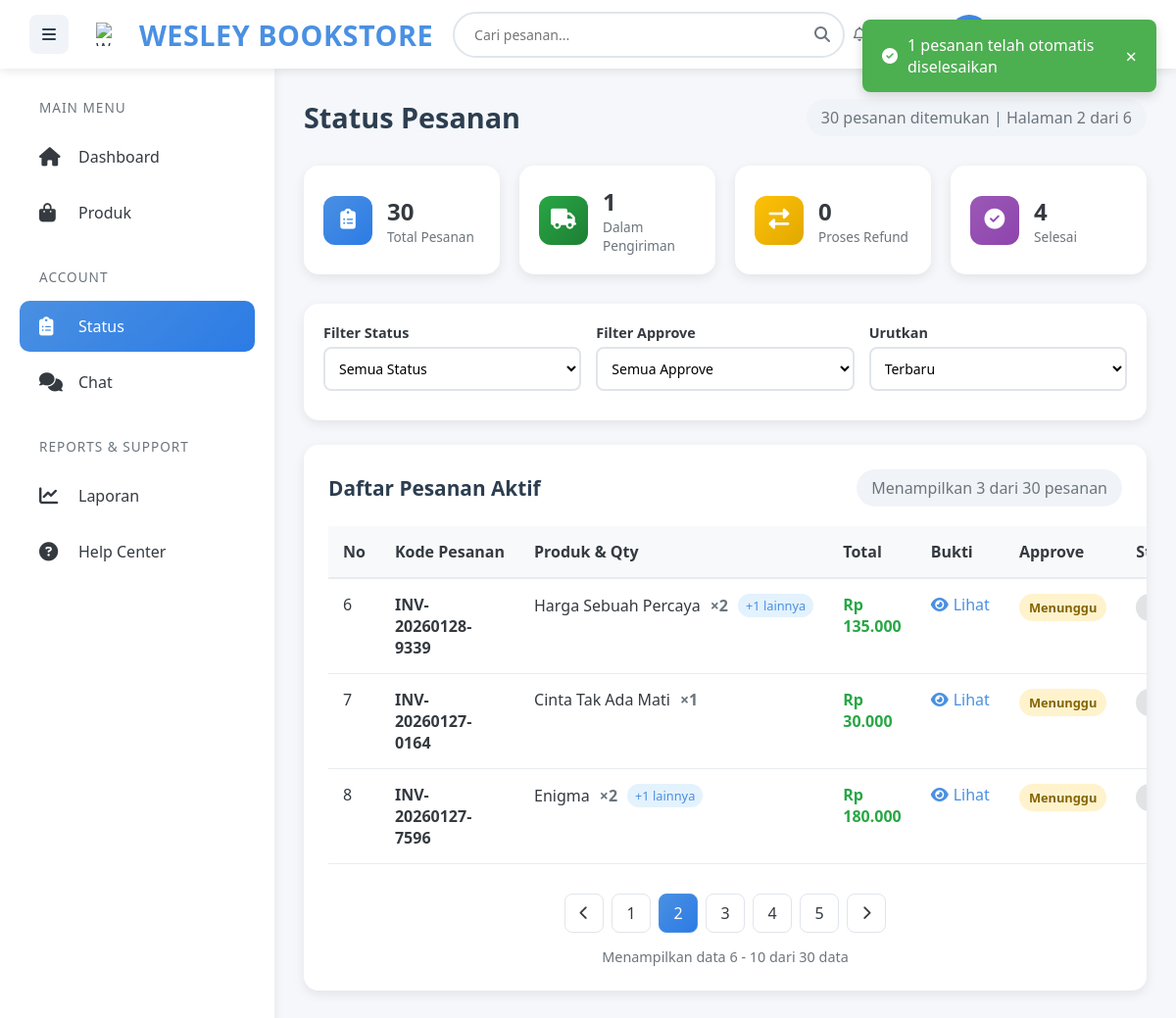
Page /pembeli/status.php?page=2 (signed in) on the committed database.
### tables this page shows
CREATE TABLE `transaksi` (
  `id_transaksi` int(11) NOT NULL,
  `invoice_number` varchar(50) NOT NULL,
  `id_user` int(11) NOT NULL,
  `total_harga` decimal(15,2) NOT NULL,
  `total_bayar` decimal(15,2) NOT NULL,
  `metode_pembayaran` varchar(20) DEFAULT 'transfer',
  `bukti_pembayaran` varchar(255) DEFAULT NULL,
  `status` varchar(20) DEFAULT 'pending',
  `tanggal_transaksi` timestamp NOT NULL DEFAULT current_timestamp(),
  `approve` enum('approve','tidak') NOT NULL DEFAULT 'tidak',
  `no_resi` varchar(100) DEFAULT NULL,
  `kurir` varchar(50) DEFAULT NULL
);

CREATE TABLE `transaksi_detail` (
  `id_detail` int(11) NOT NULL,
  `id_transaksi` int(11) NOT NULL,
  `id_produk` int(11) NOT NULL,
  `nama_produk` varchar(255) NOT NULL,
  `qty` int(11) NOT NULL,
  `harga` decimal(15,2) NOT NULL,
  `subtotal` decimal(15,2) NOT NULL
);

### pembeli/status.php (the view, shortened to what the rows shown need)
<?php
require_once '../koneksi.php';
$user_id = $_SESSION['user_id'];
function getProductImagePath($gambar_filename) {
    $img = trim($gambar_filename);
    $possible_paths = [
       "../asset/payment_proofs/" . $img,
        "../asset/uploads/" . $img,
        "../../produk/" . $img,
        "../uploads/" . $img,
        "../" . $img
    ];
    return null;
}
$search_query = isset($_GET['search']) ? trim($_GET['search']) : '';
$records_per_page = 5;
$page = isset($_GET['page']) ? (int)$_GET['page'] : 1;
$offset = ($page - 1) * $records_per_page;
$sql_pesanan_where = "WHERE t.id_user = ?";
$sql_pesanan_params = [$user_id];
$sql_pesanan_types = "i";
$sql_pesanan = "SELECT
                t.id_transaksi,
                t.invoice_number,
                t.id_user,
                t.total_harga,
                t.total_bayar,
                t.metode_pembayaran,
                t.status,
                t.tanggal_transaksi,
                t.bukti_pembayaran,
                t.approve,
                t.no_resi,
                t.kurir,
                td.id_produk,
                td.nama_produk,
                td.qty,
                td.harga,
                td.subtotal,
                p.id_penjual,
                u.username as nama_penjual,
                u.email as email_penjual
                FROM transaksi t
                LEFT JOIN transaksi_detail td ON t.id_transaksi = td.id_transaksi
                LEFT JOIN produk p ON td.id_produk = p.id_produk
                LEFT JOIN users u ON p.id_penjual = u.id_user
                $sql_pesanan_where
                ORDER BY t.tanggal_transaksi DESC, td.id_produk
                LIMIT ? OFFSET ?";
$sql_pesanan_params[] = $records_per_page;
$sql_pesanan_params[] = $offset;
$sql_pesanan_types .= "ii";
$stmt_pesanan = $conn->prepare($sql_pesanan);
$stmt_pesanan->bind_param($sql_pesanan_types, ...$sql_pesanan_params);
$stmt_pesanan->execute();
$result_pesanan = $stmt_pesanan->get_result();
$transaksi_data = [];
while ($row = $result_pesanan->fetch_assoc()) {
    $id_transaksi = $row['id_transaksi'];
    if (!isset($transaksi_data[$id_transaksi])) {
        $approve_value = $row['approve'];
        $status_value = $row['status'];
        if ($status_value == 'ditolak') {
            $approve_text = 'Ditolak';
            $approve_badge_class = 'approve-tolak';
        } elseif ($approve_value == 'approve') {
            $approve_text = 'Disetujui';
            $approve_badge_class = 'approve-setuju';
        } elseif ($approve_value == 'tidak') {
            $approve_text = 'Menunggu';
            $approve_badge_class = 'approve-pending';
        } else {
            $approve_text = 'Menunggu';
            $approve_badge_class = 'approve-pending';
        }
        $transaksi_data[$id_transaksi] = [
            'id_transaksi' => $row['id_transaksi'],
            'invoice_number' => $row['invoice_number'],
            'id_user' => $row['id_user'],
            'total_harga' => $row['total_harga'],
            'total_bayar' => $row['total_bayar'],
            'metode_pembayaran' => $row['metode_pembayaran'],
            'status' => $row['status'],
            'tanggal_transaksi' => $row['tanggal_transaksi'],
            'bukti_pembayaran' => $row['bukti_pembayaran'],
            'approve' => $row['approve'],
            'approve_text' => $approve_text,
            'approve_badge_class' => $approve_badge_class,
            'no_resi' => $row['no_resi'],
            'kurir' => $row['kurir'],
            'id_penjual' => $row['id_penjual'],
            'nama_penjual' => $row['nama_penjual'],
            'produk_list' => [],
            'total_qty' => 0
        ];
    }
    $transaksi_data[$id_transaksi]['produk_list'][] = [
        'id_produk' => $row['id_produk'],
        'nama_produk' => $row['nama_produk'],
        'qty' => $row['qty'],
        'harga' => $row['harga'],
        'subtotal' => $row['subtotal']
    ];
    $transaksi_data[$id_transaksi]['total_qty'] += $row['qty'];
}
?>
<!DOCTYPE html>
<html lang="id">
<head>
    <link rel="stylesheet" href="https://cdnjs.cloudflare.com/ajax/libs/font-awesome/6.4.0/css/all.min.css">
</head>
<body>
    <main class="main-content" id="mainContent">
        <div class="content-header">
            <h1 class="page-title">Status Pesanan</h1>
        </div>
        <div class="orders-container">
            <div class="orders-header">
                <h2 class="orders-title">
                    <?php if (!empty($search_query)): ?>
                        Hasil Pencarian
                    <?php else: ?>
                        Daftar Pesanan Aktif
                    <?php endif; ?>
                </h2>
            </div>
            <?php if (count($transaksi_data) > 0): ?>
                <table class="orders-table" id="ordersTable">
                    <thead>
                        <tr>
                            <th>No</th>
                            <th>Kode Pesanan</th>
                            <th>Produk & Qty</th>
                            <th>Total</th>
                            <th>Bukti</th>
                            <th>Approve</th>
                            <th>Status</th>
                        </tr>
                    </thead>
                    <tbody>
                        <?php
                        $counter = ($page - 1) * $records_per_page + 1;
                        foreach ($transaksi_data as $transaksi):
                            $order_code = !empty($transaksi['invoice_number']) ?
                                        $transaksi['invoice_number'] :
                                        'ORD' . str_pad($transaksi['id_transaksi'], 6, '0', STR_PAD_LEFT);
                            $status_class = 'status-' . $transaksi['status'];
                            $approve_class = $transaksi['approve_badge_class'];
                            $approve_text = $transaksi['approve_text'];
                            $total = $transaksi['total_bayar'] ?? ($transaksi['total_harga'] ?? 0);
                            $total_formatted = number_format($total, 0, ',', '.');
                            $payment_proof = $transaksi['bukti_pembayaran'] ?? '';
                            $produk_list = $transaksi['produk_list'];
                            $first_product = $produk_list[0] ?? null;
                            $total_qty = $transaksi['total_qty'];
                        ?>
                            <tr data-status="<?php echo $transaksi['status']; ?>" data-approve="<?php echo $transaksi['approve']; ?>">
                                <td><?php echo $counter++; ?></td>
                                <td><strong><?php echo $order_code; ?></strong></td>
                                <td>
                                    <div class="product-info">
                                        <?php if ($first_product): ?>
                                            <span class="product-name" title="<?php echo htmlspecialchars($first_product['nama_produk']); ?>">
                                                <?php echo htmlspecialchars($first_product['nama_produk']); ?>
                                            </span>
                                            <span style="color: var(--gray); font-weight: 600;">×<?php echo $total_qty; ?></span>
                                            <?php if (count($produk_list) > 1): ?>
                                                <span class="product-more" onclick="showProducts(<?php echo $transaksi['id_transaksi']; ?>, '<?php echo htmlspecialchars($order_code); ?>')">
                                                    +<?php echo count($produk_list) - 1; ?> lainnya
                                                </span>
                                            <?php endif; ?>
                                        <?php else: ?>
                                            <span>Produk tidak ditemukan</span>
                                        <?php endif; ?>
                                    </div>
                                </td>
                                <td class="order-total">Rp <?php echo $total_formatted; ?></td>
                                <td>
                                    <?php if (!empty($payment_proof)): ?>
                                        <a href="javascript:void(0);" class="proof-link" onclick="showBuktiPembayaran(<?php echo $transaksi['id_transaksi']; ?>, '<?php echo $order_code; ?>', '<?php echo getProductImagePath($payment_proof); ?>')">
                                            <i class="fas fa-eye"></i> Lihat
                                        </a>
                                    <?php else: ?>
                                        <span style="color: var(--gray); font-size: 0.85rem;">-</span>
                                    <?php endif; ?>
                                </td>
                                <td>
                                    <span class="approve-badge <?php echo $approve_class; ?>">
                                        <?php echo $approve_text; ?>
                                    </span>
                                </td>
                                <td>
                                    <span class="status-badge <?php echo $status_class; ?>">
                                    </span>
                                </td>
                            </tr>
                        <?php endforeach; ?>
                    </tbody>
                </table>
            <?php endif; ?>
        </div>
    </main>
</body>
</html>

### rows in the picture
transaksi: invoice_number "INV-20260128-9339", transaksi_detail.nama_produk "Harga Sebuah Percaya", total_qty "2", count($produk_list) - 1 "1", total_bayar "135.000", approve_text "Menunggu"
transaksi: invoice_number "INV-20260127-0164", transaksi_detail.nama_produk "Cinta Tak Ada Mati", transaksi_detail.qty "1", total_bayar "30.000", approve_text "Menunggu"
transaksi: invoice_number "INV-20260127-7596", transaksi_detail.nama_produk "Enigma", total_qty "2", count($produk_list) - 1 "1", total_bayar "180.000", approve_text "Menunggu"

### other values in the picture
$total_records "30"
$page "2"
$total_pages "6"
$statistik['total_pesanan'] "30"
$statistik['total_dikirim'] "1"
$statistik['total_refund'] "0"
$statistik['total_selesai'] "4"
count($transaksi_data) "3"
$offset + 1 "6"
min($offset + $records_per_page, $total_records) "10"
